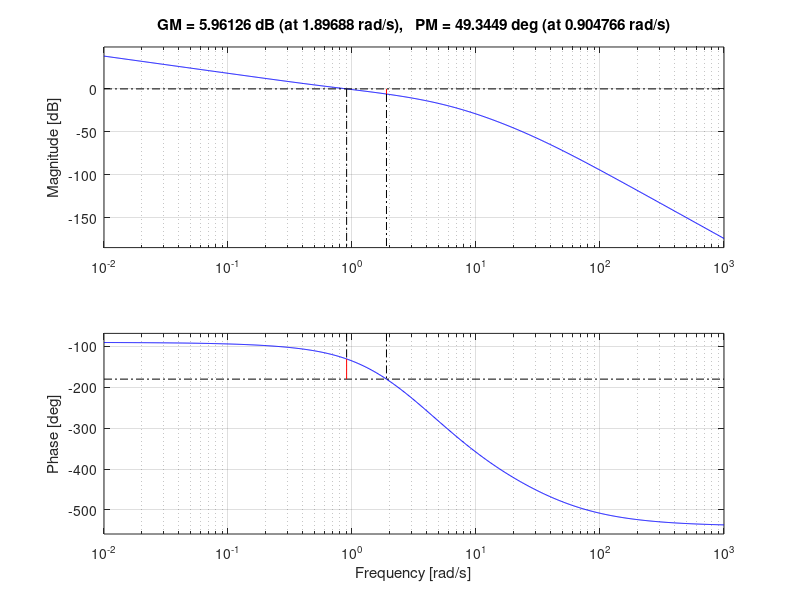
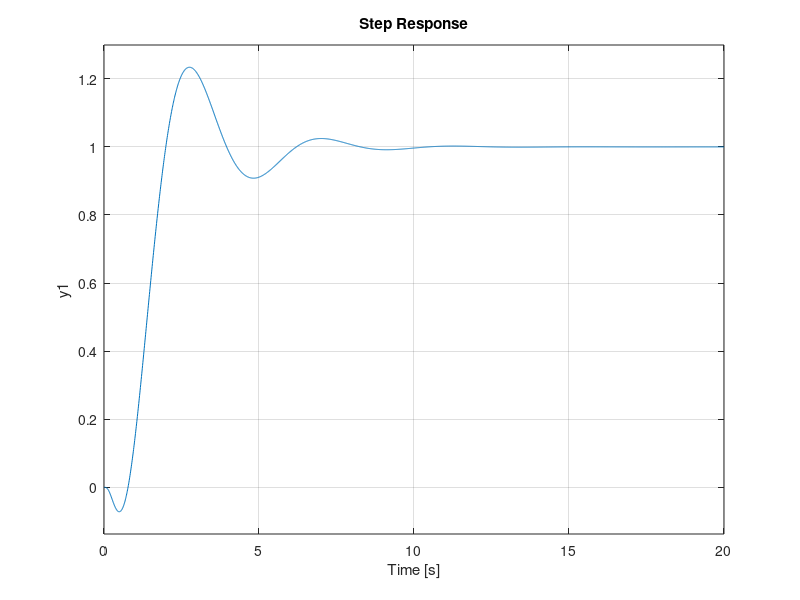
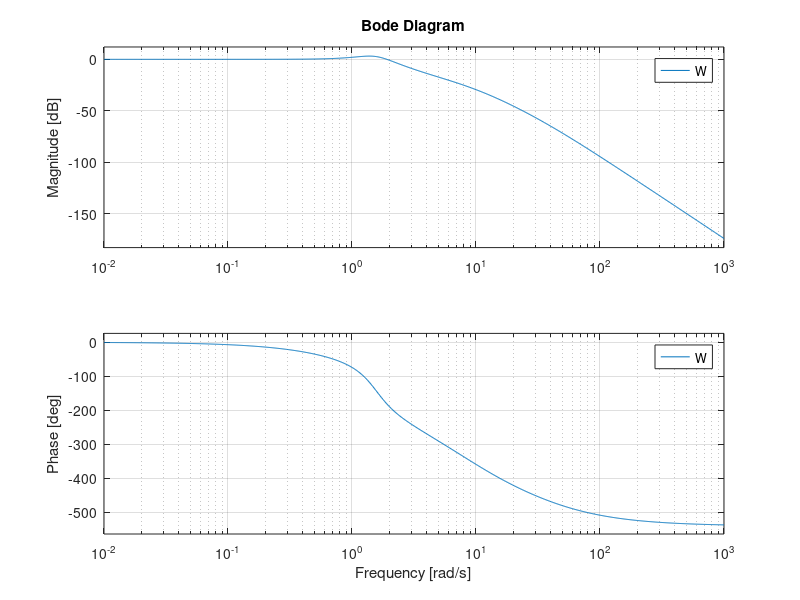

These figures' MATLAB source, in order:
clear all
close all
s = tf('s')

F = 400 * (3-s) / ((s+1)^2*(s+4)^2*(s+10))

[Gm,x,Wgm,y] = margin(F)
%gm finito --> anello chiuso
N = 20

Kpbar = Gm
Tbar = 2*pi/Wgm

Kp = 0.6*Kpbar
Ti = 0.5*Tbar
Td = 0.125*Tbar

Rpid = Kp*(1+1/(Ti*s)+(Td*s)/(1+Td/N*s))

Ga = Rpid * F

figure,margin(Ga)

W = feedback(Ga,1)

damp(W)

figure,step(W)
figure,bode(W)